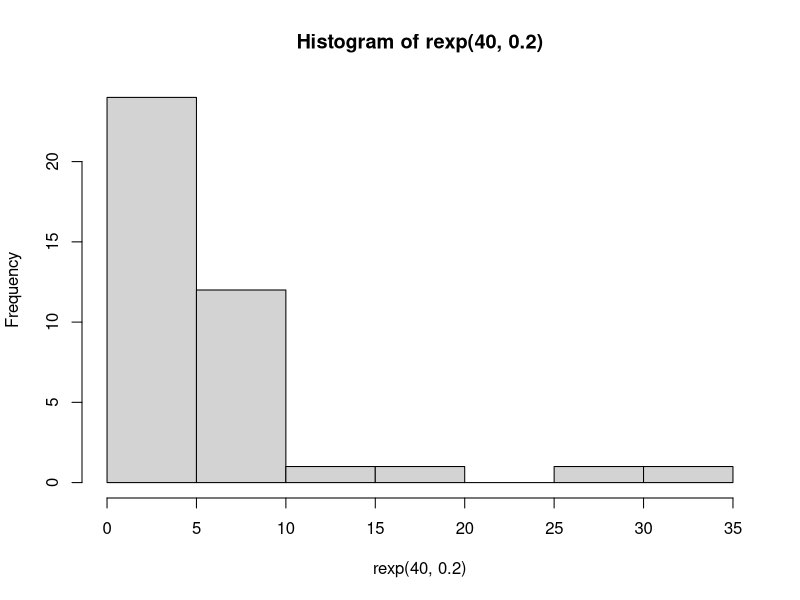

Reproduce this figure in R.
## ---- chunk 1
set.seed(420)
## ---- chunk 2
hist(rexp(40,0.2))
## ---- chunk 3
mean(rexp(40,0.2))
